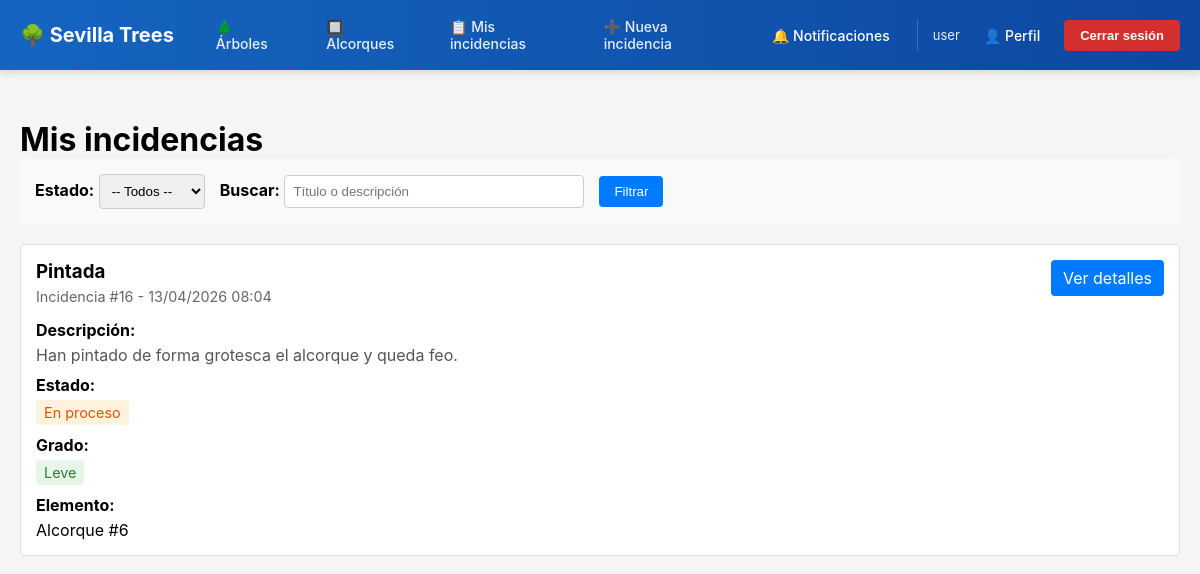
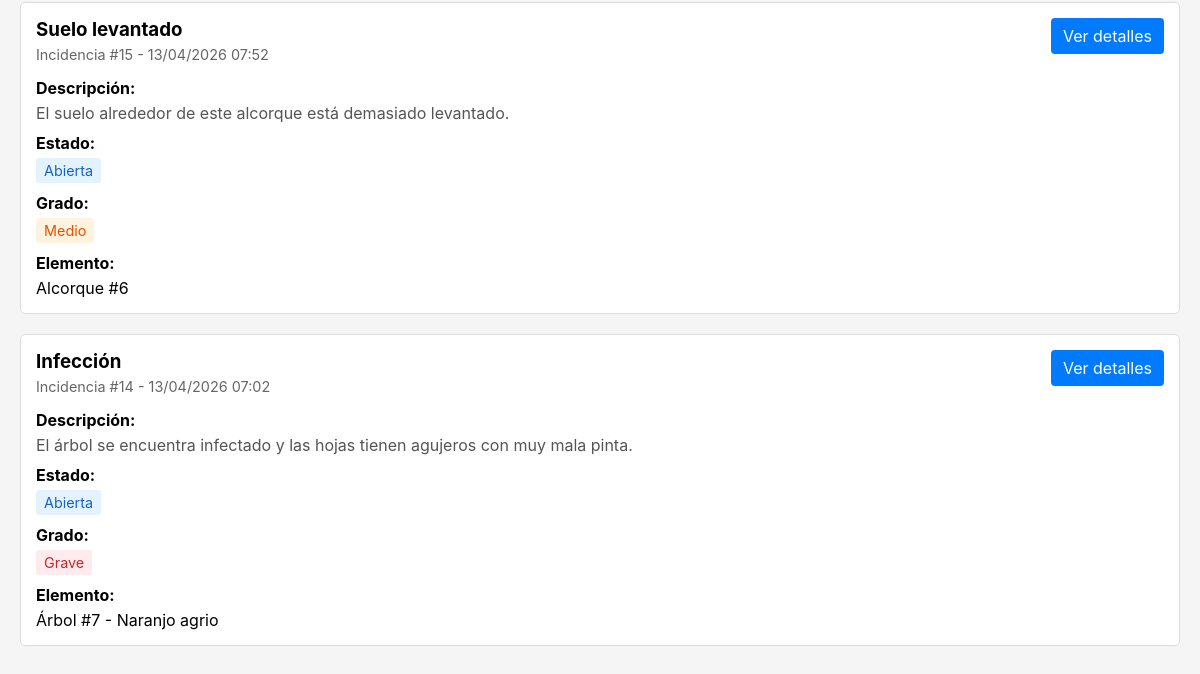
The app's page /incidencias/ (signed in), older data (2 pictures, top to bottom).
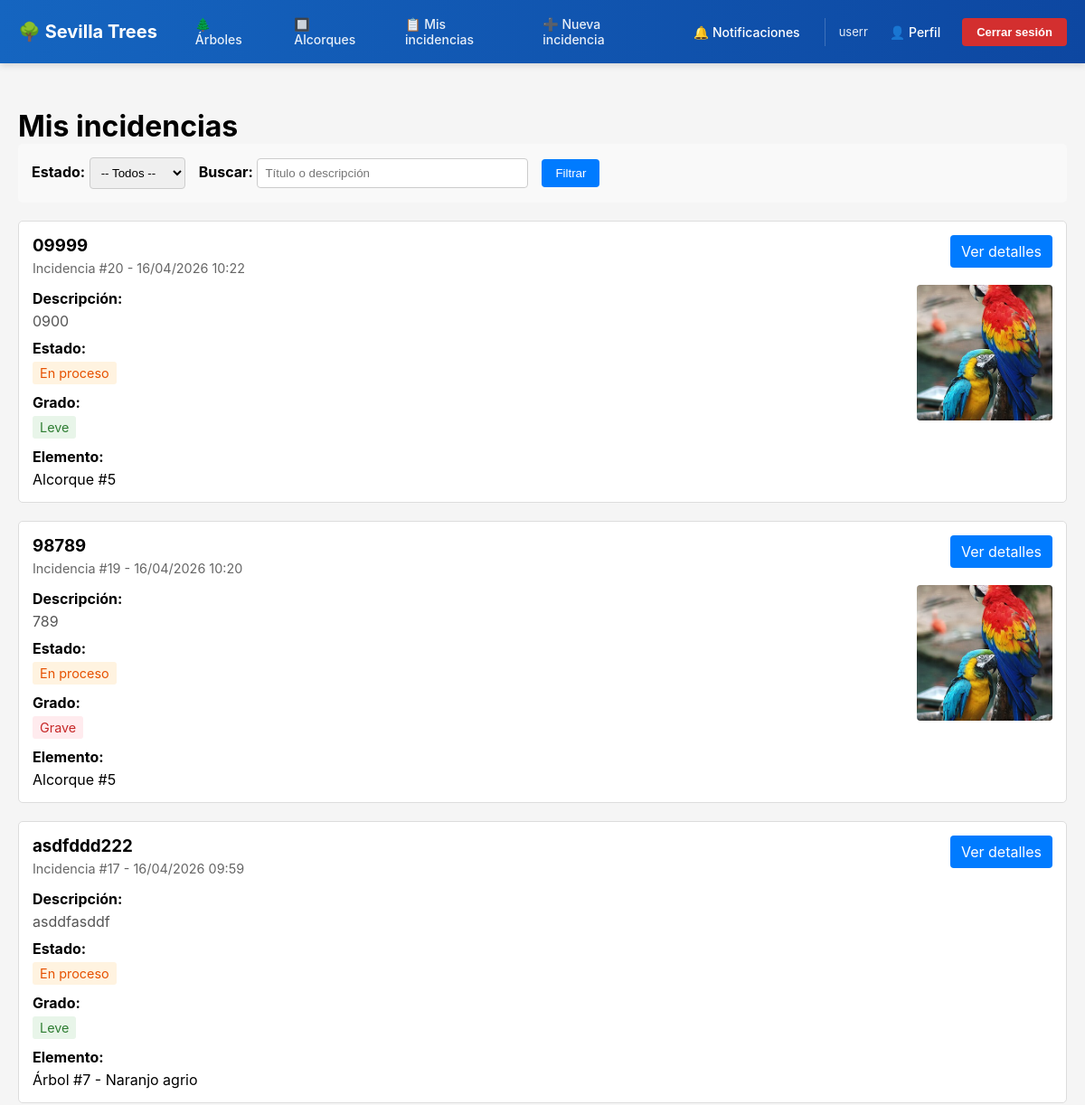
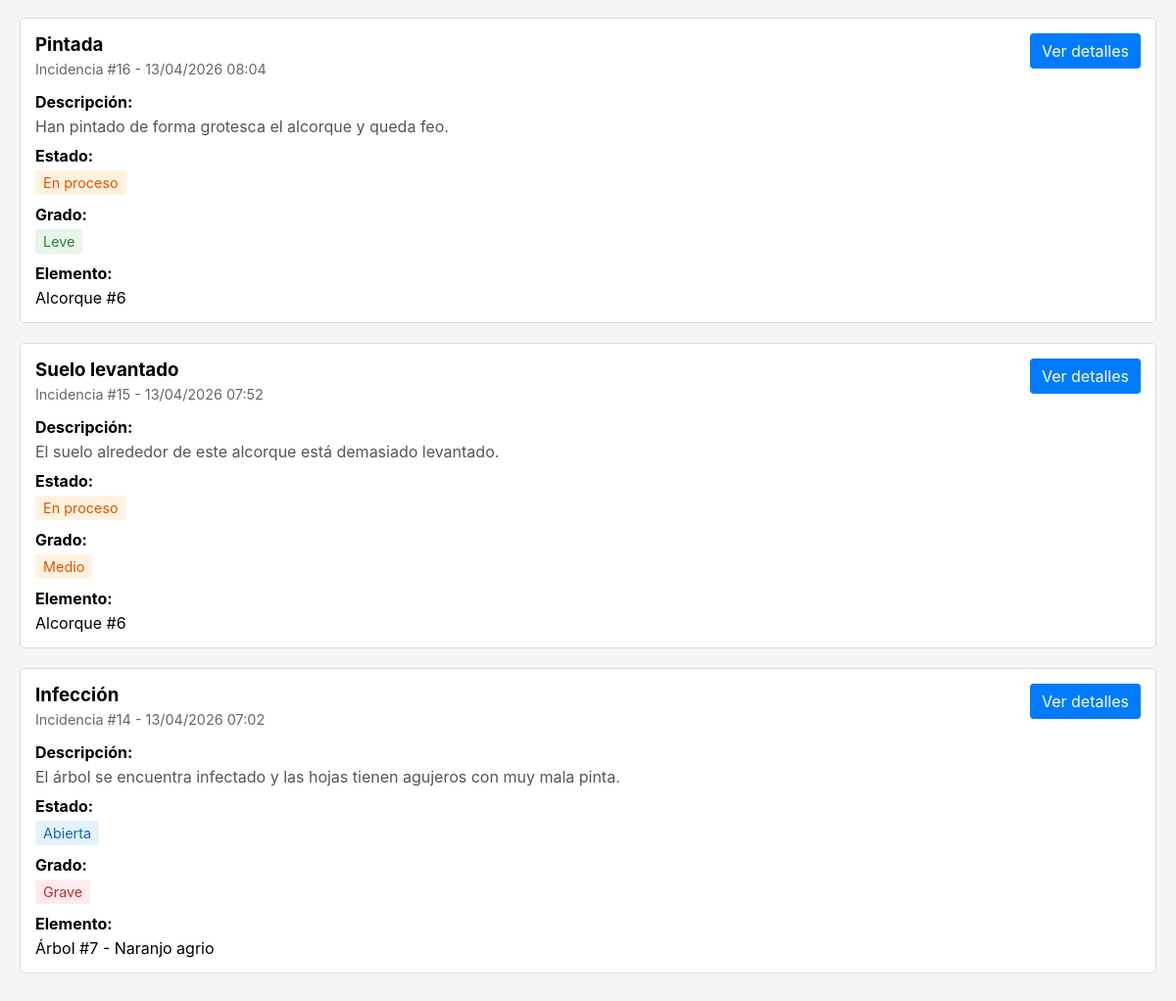
The same page, newer data (2 pictures, top to bottom).
### cuentas/models.py (models this page shows, shortened)
class Usuario(AbstractUser):
	class Rol(models.TextChoices):
		REGISTRADO = "REGISTRADO", "Registrado"
		ADMINISTRADOR = "ADMINISTRADOR", "Administrador"
	class EstadoCuenta(models.TextChoices):
		ACTIVA = "ACTIVA", "Activa"
		PENDIENTE_ELIMINACION = "PENDIENTE_ELIMINACION", "Pendiente eliminación"
		ELIMINADA = "ELIMINADA", "Eliminada"
	nombre = models.CharField(max_length=159)
	correo = models.EmailField(unique=True)
	rol = models.CharField(max_length=20, choices=Rol.choices, default=Rol.REGISTRADO,)
	fecha_registro = models.DateTimeField(default=timezone.now)
	estado_cuenta = models.CharField(max_length=30, choices=EstadoCuenta.choices, default=EstadoCuenta.ACTIVA)
	USERNAME_FIELD = "correo"
	REQUIRED_FIELDS = ["username"]
	@property
	def es_admin(self) -> bool:
		return self.rol == self.Rol.ADMINISTRADOR
	@property
	def notificaciones_sin_leer(self) -> int:
		return self.notificaciones.filter(leido=False).count()

### incidencias/models.py (models this page shows, shortened)
class Incidencia(models.Model):
	class Grado(models.TextChoices):
		LEVE = "LEVE", "Leve"
		MEDIO = "MEDIO", "Medio"
		GRAVE = "GRAVE", "Grave"
	class Estado(models.TextChoices):
		ABIERTA = "ABIERTA", "Abierta"
		EN_PROCESO = "EN_PROCESO", "En proceso"
		CERRADA = "CERRADA", "Cerrada"
	titulo = models.CharField(max_length=120)
	descripcion = models.TextField()
	grado_incidencia = models.CharField(max_length=30, choices=Grado.choices, default=Grado.LEVE)
	fecha_reporte = models.DateTimeField(auto_now_add=True)
	fecha_act = models.DateTimeField(auto_now=True, null=True, blank=True)
	estado = models.CharField(max_length=30, choices=Estado.choices, default=Estado.ABIERTA)
	foto = models.ImageField(upload_to='incidencias/', null=True, blank=True)
	observaciones_internas = models.TextField(null=True, blank=True, help_text="Solo visible para administradores")
	usuario = models.ForeignKey("cuentas.Usuario", on_delete=models.PROTECT, related_name="usu_incidencia")
	arbol = models.ForeignKey("inventario.Arbol", on_delete=models.PROTECT, null=True, blank=True, related_name="arbol_inci")
	alcorque = models.ForeignKey("inventario.Alcorque", on_delete=models.PROTECT, null=True, blank=True, related_name="alcorque_inci")
	admin_resp = models.ForeignKey("cuentas.Usuario", on_delete=models.PROTECT, null=True, blank=True, related_name="admin_inci")
	class Meta: constraints = [
		models.CheckConstraint(check=(
			(Q(arbol__isnull=False) & Q(alcorque__isnull=True)) |
			(Q(arbol__isnull=True) & Q(alcorque__isnull=False))),
		name="check_arbol_alcorque_incidencia",),]

### inventario/models.py (models this page shows, shortened)
class Alcorque(models.Model):
    class Estado(models.TextChoices):
        BUENO = "BUENO", "Bueno"
        REGULAR = "REGULAR", "Regular"
        MALO = "MALO", "Malo"
        NECESITA_INTERVENCION = "NECESITA_INTERVENCION", "Necesita intervención"
    class Potencial(models.TextChoices):
        APTO = "APTO", "Apto"
        NO_APTO = "NO_APTO", "No apto"
    barrio = models.ForeignKey("inventario.Barrio", on_delete=models.PROTECT, related_name="alcorques",)
    estado = models.CharField(max_length=50, choices=Estado.choices, default=Estado.BUENO)
    potencial_plant = models.CharField(max_length=10, choices=Potencial.choices, default=Potencial.APTO)
    latitud = models.DecimalField(max_digits=9, decimal_places=6, null=True, blank=True)
    longitud = models.DecimalField(max_digits=9, decimal_places=6, null=True, blank=True)
    direccion = models.TextField(null=True, blank=True)
    observaciones = models.TextField(null=True, blank=True)
    class Meta: constraints = [
        models.UniqueConstraint(fields=["latitud", "longitud"], name="un_alcorque_por_ubi")
        ]

class Arbol(models.Model):
    class Estado(models.TextChoices):
        BUENO = "BUENO", "Bueno"
        REGULAR = "REGULAR", "Regular"
        MALO = "MALO", "Malo"
        NECESITA_INTERVENCION = "NECESITA_INTERVENCION", "Necesita intervención"
    especie = models.ForeignKey("inventario.Especie", on_delete=models.PROTECT, related_name="arboles",)
    barrio = models.ForeignKey("inventario.Barrio", on_delete=models.PROTECT, related_name="arboles",)
    estado = models.CharField(max_length=50, choices=Estado.choices, default=Estado.BUENO)
    latitud = models.DecimalField(max_digits=9, decimal_places=6, null=True, blank=True)
    longitud = models.DecimalField(max_digits=9, decimal_places=6, null=True, blank=True)
    direccion = models.TextField(null=True, blank=True)
    fecha_plant = models.DateField(null=True, blank=True)
    observaciones = models.TextField(null=True, blank=True)
    class Meta: constraints = [
        models.UniqueConstraint(fields=["latitud", "longitud"], name="un_arbol_por_ubi")
        ]

class Especie(models.Model):
    nombre_comun = models.CharField(max_length=50)
    nombre_cient = models.CharField(max_length=50, null=True, blank=True)
    familia = models.CharField(max_length=50, null=True, blank=True)
    descripcion = models.TextField(null=True, blank=True)

### incidencias/views.py (the view)
# urls.py: path("", views.incidencia_lista, name="incidencia_lista"),
@login_required
def incidencia_lista(request):
    qs = Incidencia.objects.select_related(
        "usuario", "admin_resp", "arbol", "alcorque"
    )
    if not request.user.es_admin:
        qs = qs.filter(usuario=request.user)
    estado = request.GET.get("estado", "").strip()
    q = request.GET.get("q", "").strip()
    if estado:
        qs = qs.filter(estado=estado)
    if q:
        qs = qs.filter(Q(titulo__icontains=q) | Q(descripcion__icontains=q))
    qs = qs.order_by("-fecha_reporte")
    return render(request, "incidencias/incidencia_lista.html", {
        "incidencias": qs,
        "estado": estado,
        "q": q
    })

### templates/incidencias/incidencia_lista.html (shortened to what this page needs)
{% extends "base.html" %}
{% block content %}
<div style="max-width: 1200px; margin: 30px auto; padding: 20px;">
    <h1>Mis incidencias</h1>
    <div style="background-color: #f9f9f9; padding: 15px; border-radius: 5px; margin-bottom: 20px;">
        <form method="GET" style="display: flex; gap: 15px; flex-wrap: wrap; align-items: center;">
            <div>
                <label for="estado" style="font-weight: bold;">Estado:</label>
                <select name="estado" id="estado" style="padding: 8px; border: 1px solid #ccc; border-radius: 4px;">
                    <option value="">-- Todos --</option>
                </select>
            </div>
            <div>
                <label for="q" style="font-weight: bold;">Buscar:</label>
                <input type="text" name="q" id="q" value="{{ q }}" placeholder="Título o descripción" style="padding: 8px; border: 1px solid #ccc; border-radius: 4px; width: 300px;">
            </div>
            <button type="submit" style="background-color: #007bff; color: white; padding: 8px 15px; border: none; border-radius: 4px; cursor: pointer;">
                Filtrar
            </button>
        </form>
    </div>
    {% if incidencias %}
        <div style="display: grid; gap: 20px;">
            {% for inc in incidencias %}
                <div style="border: 1px solid #ddd; border-radius: 5px; padding: 15px; background-color: white;">
                    <div style="display: flex; justify-content: space-between; align-items: start; margin-bottom: 10px;">
                        <div>
                            <h3 style="margin: 0; margin-bottom: 5px;">{{ inc.titulo }}</h3>
                            <p style="margin: 0; color: #666; font-size: 0.9em;">
                                Incidencia #{{ inc.id }} - {{ inc.fecha_reporte|date:"d/m/Y H:i" }}
                            </p>
                        </div>
                        <a href="{% url 'incidencia_detalle' inc.pk %}" style="background-color: #007bff; color: white; padding: 8px 12px; text-decoration: none; border-radius: 4px;">
                            Ver detalles
                        </a>
                    </div>
                    <div style="display: flex; gap: 15px;">
                        <div style="flex: 1;">
                            <p style="margin: 5px 0;"><strong>Descripción:</strong></p>
                            <p style="margin: 0; color: #555;">{{ inc.descripcion|truncatewords:20 }}</p>
                            <p style="margin: 10px 0 5px 0;"><strong>Estado:</strong></p>
                            <span style="display: inline-block; padding: 4px 8px; border-radius: 3px; font-size: 0.9em;
                                {% if inc.estado == 'ABIERTA' %}
                                    background-color: #e3f2fd; color: #1565c0;
                                {% elif inc.estado == 'EN_PROCESO' %}
                                    background-color: #fff3e0; color: #e65100;
                                {% else %}
                                    background-color: #e8f5e9; color: #2e7d32;
                                {% endif %}
                            ">{{ inc.get_estado_display }}</span>
                            <p style="margin: 10px 0 5px 0;"><strong>Grado:</strong></p>
                            <span style="display: inline-block; padding: 4px 8px; border-radius: 3px; font-size: 0.9em;
                                {% if inc.grado_incidencia == 'LEVE' %}
                                    background-color: #e8f5e9; color: #2e7d32;
                                {% elif inc.grado_incidencia == 'MEDIO' %}
                                    background-color: #fff3e0; color: #e65100;
                                {% else %}
                                    background-color: #ffebee; color: #c62828;
                                {% endif %}
                            ">{{ inc.get_grado_incidencia_display }}</span>
                            <p style="margin: 10px 0 5px 0;"><strong>Elemento:</strong></p>
                            <p style="margin: 0;">
                                {% if inc.arbol %}
                                    Árbol #{{ inc.arbol.id }} - {{ inc.arbol.especie.nombre_comun }}
                                {% elif inc.alcorque %}
                                    Alcorque #{{ inc.alcorque.id }}
                                {% else %}
                                    -
                                {% endif %}
                            </p>
                        </div>
                        {% if inc.foto %}
                            <div style="width: 150px; flex-shrink: 0;">
                                <img src="{{ inc.foto.url }}" alt="{{ inc.titulo }}" style="width: 100%; height: 150px; object-fit: cover; border-radius: 4px;">
                            </div>
                        {% endif %}
                    </div>
                </div>
            {% endfor %}
        </div>
    {% endif %}
</div>
{% endblock %}

### templates/base.html (shortened to what this page needs)
<!DOCTYPE html>
<html lang="es">
<head>
</head>
<body>
    <header>
        <nav>
            <div class="container">
                <a href="{% url 'inicio' %}" class="logo">🌳 Sevilla Trees</a>
                <div class="nav-left">
                    <a href="{% url 'arbol_lista' %}">🌲 Árboles</a>
                    <a href="{% url 'alcorque_lista' %}">🔲 Alcorques</a>
                    {% if user.is_authenticated %}
                        {% if user.es_admin %}
                            <a href="{% url 'incidencia_lista' %}" style="color: rgba(255, 255, 255, 0.9); text-decoration: none; font-weight: 500; font-size: 14px; padding: 6px 12px; border-radius: 4px; transition: all 0.3s;">📋 Todas las incidencias</a>
                        {% else %}
                            <a href="{% url 'incidencia_lista' %}" style="color: rgba(255, 255, 255, 0.9); text-decoration: none; font-weight: 500; font-size: 14px; padding: 6px 12px; border-radius: 4px; transition: all 0.3s;">📋 Mis incidencias</a>
                        {% endif %}
                        <a href="{% url 'nueva_incidencia' %}">➕ Nueva incidencia</a>
                    {% endif %}
                </div>
                <div class="nav-right">
                    {% if user.is_authenticated %}
                        <a href="{% url 'notificacion_lista' %}" class="notification-link">
                            🔔 Notificaciones
                        </a>
                        <div class="user-section">
                            <span class="user-name">{{ user.nombre }}</span>
                            <a href="{% url 'perfil' %}" class="profile-link">👤 Perfil</a>
                            <form action="{% url 'logout' %}" method="post" style="display: inline; margin: 0;">
                                <button type="submit" class="btn-logout">Cerrar sesión</button>
                            </form>
                        </div>
                    {% else %}
                        <div class="auth-links">
                            <a href="{% url 'login' %}">Iniciar sesión</a>
                            <a href="{% url 'signup' %}" class="btn-signup">Registrarse</a>
                        </div>
                    {% endif %}
                </div>
            </div>
        </nav>
    </header>
    <main>
        {% block content %}{% endblock %}
    </main>
</body>
</html>

### templates/base.html (style rules this page uses)
* { margin: 0; padding: 0; box-sizing: border-box; }
body { font-family: -apple-system, BlinkMacSystemFont, 'Segoe UI', Roboto, 'Helvetica Neue', Arial, sans-serif; background-color: #f5f5f5; }
header nav { background: linear-gradient(90deg, #1565c0 0%, #0d47a1 100%); box-shadow: 0 2px 8px rgba(0,0,0,0.15); padding: 12px 0; position: sticky; top: 0; z-index: 100; }
header nav .container { max-width: 1200px; margin: 0 auto; padding: 0 20px; display: flex; justify-content: space-between; align-items: center; gap: 30px; }
header nav .logo { font-size: 20px; font-weight: bold; color: white; text-decoration: none; display: flex; align-items: center; gap: 8px; white-space: nowrap; }
header nav .nav-left { display: flex; gap: 25px; align-items: center; flex: 1; }
header nav .nav-left a { color: rgba(255, 255, 255, 0.9); text-decoration: none; font-weight: 500; font-size: 14px; transition: all 0.3s; padding: 6px 12px; border-radius: 4px; }
header nav .nav-right { display: flex; gap: 15px; align-items: center; }
header nav .notification-link { color: white; text-decoration: none; font-weight: 500; font-size: 14px; position: relative; display: flex; align-items: center; gap: 6px; padding: 6px 12px; border-radius: 4px; transition: all 0.3s; }
header nav .user-section { display: flex; gap: 12px; align-items: center; padding-left: 15px; border-left: 1px solid rgba(255, 255, 255, 0.2); }
header nav .user-name { color: rgba(255, 255, 255, 0.9); font-size: 13px; white-space: nowrap; }
header nav .profile-link { color: white; text-decoration: none; font-weight: 500; font-size: 14px; padding: 6px 12px; border-radius: 4px; transition: all 0.3s; }
header nav .btn-logout { background-color: #d32f2f; color: white; padding: 8px 16px; border: none; border-radius: 4px; font-weight: 600; font-size: 13px; cursor: pointer; transition: all 0.3s; white-space: nowrap; }

Row changes from the older to the newer data that the page shows:
changed Usuario: nombre "user" → "userr"
added Incidencia: titulo "09999", id "20", fecha_reporte "16/04/2026 10:22", descripcion "0900", estado "En proceso", grado_incidencia "Leve", alcorque.id "5", foto (picture)
added Incidencia: titulo "98789", id "19", fecha_reporte "16/04/2026 10:20", descripcion "789", estado "En proceso", grado_incidencia "Grave", alcorque.id "5", foto (picture)
added Incidencia: titulo "asdfddd222", id "17", fecha_reporte "16/04/2026 09:59", descripcion "asddfasddf", estado "En proceso", grado_incidencia "Leve", arbol.id "7", arbol.especie.nombre_comun "Naranjo agrio"
changed Incidencia "Suelo levantado": estado "Abierta" → "En proceso"
